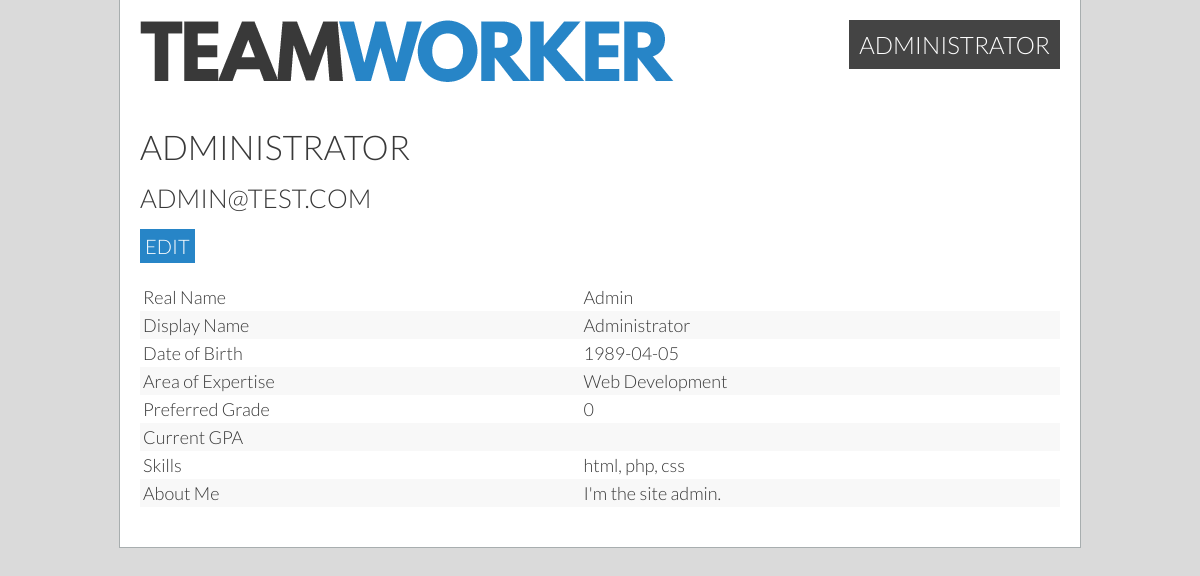
/?page=profile (signed in), run on the app's committed database.
### tables this page shows
CREATE TABLE `users` (
  `id` int(11) unsigned NOT NULL AUTO_INCREMENT,
  `permissions` int(11) NOT NULL DEFAULT '1',
  `currentGroup` int(11) DEFAULT '0',
  `groupLeader` tinyint(1) DEFAULT NULL,
  `name` varchar(40) DEFAULT NULL,
  `displayName` varchar(30) DEFAULT NULL,
  `email` varchar(40) DEFAULT NULL,
  `password` char(64) DEFAULT NULL,
  `dob` date DEFAULT NULL,
  `mainArea` varchar(30) DEFAULT NULL,
  `skills` text,
  `gpa` double DEFAULT NULL,
  `goal` double DEFAULT NULL,
  `bio` varchar(300) DEFAULT NULL,
  `studentID` varchar(255) DEFAULT NULL,
  PRIMARY KEY (`id`),
  UNIQUE KEY `email` (`email`),
  UNIQUE KEY `studentID` (`studentID`)
);

### userHandler.php (called while the page is built, shortened)
<?php
if(isset($_SESSION['id'])) {
  $sessionId = $_SESSION['id'];
  $query = ('SELECT * FROM users WHERE id = :id');
  $statement = $db -> prepare($query);
  $statement -> bindValue(':id', $sessionId);
  if (!$statement -> execute()) { print_r($statement->errorInfo()); }
  $result = $statement -> fetch(PDO::FETCH_ASSOC);
  $realName = $result['name'];
  if($result['displayName'] == "") {
    $userName = $realName;
  } else {
    $userName = $result['displayName'];
  }
  $userEmail = $result['email'];
  $dob = $result['dob'];
  $areaExpertise = $result['mainArea'];
  $bio = $result['bio'];
  $goal = $result['goal'];
  $skills = $result['skills'];
}
?>

### profile.php (the view, shortened to what this page needs)
<body>
  <main>
    <?php include "header.inc"; ?>
    <div class="content" id="readonly">
      <h1><?=$userName?></h1>
      <h2><?=$userEmail?></h2>
      <a class="button" onclick="showEditor()">Edit</a>
      <table>
        <tr><td>Real Name</td> <td><?=$realName?></td></tr>
        <tr><td>Display Name</td> <td><?=$userName?></td></tr>
        <tr><td>Date of Birth</td> <td><?=$dob?></td></tr>
        <tr><td>Area of Expertise</td>  <td><?=$areaExpertise?></td></tr>
        <tr><td>Preferred Grade</td>  <td><?=$goal?></td></tr>
        <tr><td>Current GPA</td>  <td><?=$gpa?></td></tr>
        <tr><td>Skills</td>  <td><?=$skills?></td></tr>
        <tr><td>About Me</td> <td><?=$bio?></td></tr>
      </table>
    </div>
  </main>
</body>
</html>

### header.inc (shortened to what this page needs)
<header>
    <a href="/" id="logo"><img src="_resources/teamworker.png"></a>
    <nav>
      <div class="topNavProfile">
        <a href='/?page=profile'><?=$userName?></a>
      </div>
    </nav>
</header>

### style.css (style rules this page uses)
body { margin: 0; padding:0; font-family: 'Lato', sans-serif; font-weight: 300; font-size:20px; }
main { width:960px; height:auto; margin:0 auto; }
.content { margin: 20px; overflow: auto; }
h1 { font-weight:300; font-size:1.7em; text-transform:uppercase; margin: 15px 0; }
.content h1:first-child { margin-top:0; }
h2 { font-weight:300; font-size:1.3em; text-transform:uppercase; margin:15px 0; }
a { text-decoration:none; color:inherit; transition: opacity 0.3s ease; }
.button { display: inline-block; padding: 5px; text-transform: uppercase; color: #fff; background-color: #2785c7; }
header { padding:20px; }
#logo { display:inline-block; }
nav { font-size:1.2em; text-transform: uppercase; display:inline-block; float:right; }
.topNavProfile { background: #444; padding: 10px; }
.topNavProfile a { color: #fff; }
table { width:100%; box-sizing:border-box; font-size:0; border-spacing:0; margin:20px 0; }
td, th { font-size:18px; padding:3px; margin:0; text-align:left; min-height:1em; }

### colour.css (style rules this page uses)
body, .grain { background-color:#dadada; background-image:url(_resources/15p-grey.jpg); }
main { background-color:white; }
tr:nth-child(even) { background-color:#f8f8f8; }
body, main { color:#393939; }
main { border: 1px solid #a8aeaf; border-top:none; }

### data on the page
users: displayName "ADMINISTRATOR", email "ADMIN@TEST.COM", name "Admin", displayName "Administrator", dob "1989-04-05", mainArea "Web Development", goal "0", skills "html, php, css", bio "I'm the site admin."
